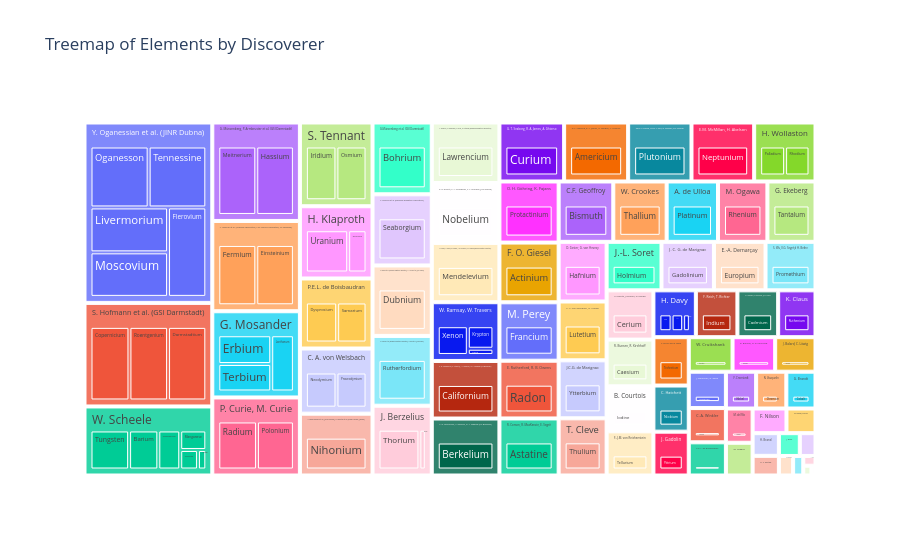

The code cell stored with this chart in its notebook:
### Code cell
df = df.dropna(subset=['DiscoveredBy'])
df['Label'] = df['EnglishName'] + " (" + df['Discovery'].astype(str) + ")"
fig = px.treemap(
    df,
    path=['DiscoveredBy', 'EnglishName'],
    values='AtomicNumber',
    hover_data=['AtomicNumber', 'Discovery'],
    title="Treemap of Elements by Discoverer"
)
fig.show()

### Figure 1 — Plotly figure (JSON) as saved in the notebook; plotly's stock layout.template omitted (floating-point values rounded to 4 significant figures; data arrays with more than 128 entries replaced by an {"elided": "..."} marker saying what was removed)
{"data": [{"branchvalues": "total", "customdata": {"elided": "185x2 mixed values"}, "domain": {"x": [0, 1], "y": [0, 1]}, "hovertemplate": "labels=%{label}<br>AtomicNumber=%{customdata[0]}<br>parent=%{parent}<br>id=%{id}<br>Discovery=%{customdata[1]}<extra></extra>", "ids": {"elided": "185 str values"}, "labels": {"elided": "185 str values"}, "name": "", "parents": {"elided": "185 str values"}, "type": "treemap", "values": {"elided": "185 int values"}}], "layout": {"legend": {"tracegroupgap": 0}, "title": {"text": "Treemap of Elements by Discoverer"}}}
